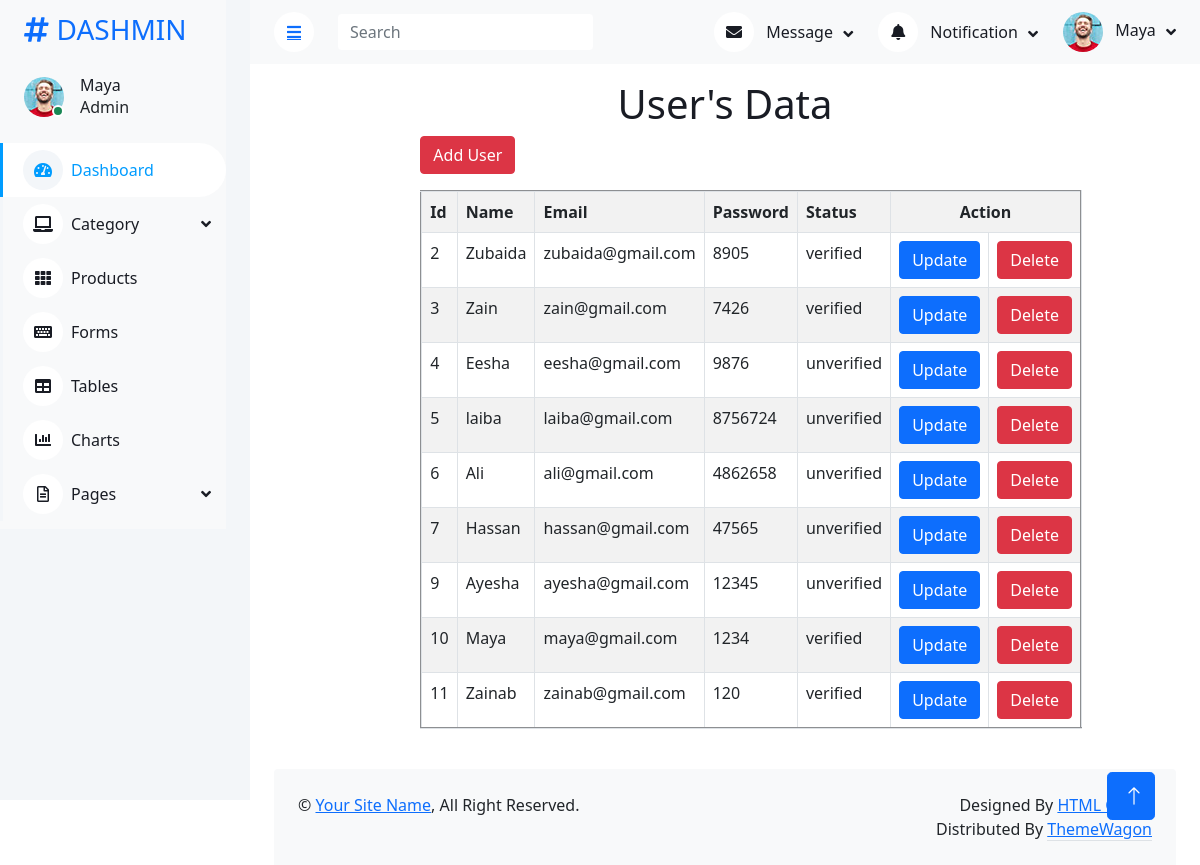
Screenshot of /admin_panel/public.php?index (signed in) with the database file from the repository.
### tables this page shows
CREATE TABLE `registration_form` (
  `Id` int(11) NOT NULL,
  `Name` varchar(20) NOT NULL,
  `Email` varchar(30) DEFAULT NULL,
  `Password` varchar(20) DEFAULT NULL,
  `Status` varchar(20) DEFAULT 'unverified',
  `Role` varchar(20) DEFAULT NULL
);

### admin_panel/index.php (the view, shortened to what this page needs)
<!doctype html>
<html lang="en">
  <head>
    <link href="https://cdn.jsdelivr.net/npm/bootstrap@5.0.2/dist/css/bootstrap.min.css" rel="stylesheet">
  </head>
  <body>
    <h1 class="text-center mt-3">User's Data</h1>
<div class="container">
  <div class="row">
    <div class="col-8 mx-auto">
    <button class="btn btn-danger"><a href= "../form.php" style = "color:white; text-decoration:none;" >Add User</a></button>
    <table class="table-bordered table-striped table-hover mt-3 table" border= "2">
    <tr>
    <th>Id</th>
    <th>Name</th>
    <th>Email</th>
    <th>Password</th>
    <th>Status</th>
    <th colspan="2" class="text-center">Action</th>
  <?php
  include "../connection.php";
 $query  = mysqli_query($con, "SELECT * FROM registration_form");
 foreach($query as $value){
  ?>
     <tr>
     <td><?php echo $value['Id'];?></td>
     <td><?php echo $value['Name'];?></td>
     <td><?php echo $value['Email'];?></td>
     <td><?php echo $value['Password'];?></td>
     <td><?php echo $value['Status'];?></td>
     <td><button type="button" class="btn btn-primary" data-bs-toggle="modal" data-bs-target="#update<?php echo $value['Id'];?>"> Update</button></td>
     <td><button type="button" class="btn btn-danger" data-bs-toggle="modal" data-bs-target="#Delete<?php echo $value['Id'];?>">Delete</button>
    </td>
    </tr>
<?php
}
?>
</tr>
</table>
</div>
</div>
</div>
  </body>
</html>

### admin_panel/css/style.css (style rules this page uses)
:root { --primary: #009CFF; --light: #F3F6F9; --dark: #191C24; }
.btn { transition: .5s; }
.btn.btn-primary { color: #FFFFFF; }

### rows the page displays
registration_form: Id "2", Name "Zubaida", Email "zubaida@gmail.com", Password "8905", Status "verified"
registration_form: Id "3", Name "Zain", Email "zain@gmail.com", Password "7426", Status "verified"
registration_form: Id "4", Name "Eesha", Email "eesha@gmail.com", Password "9876", Status "unverified"
registration_form: Id "5", Name "laiba", Email "laiba@gmail.com", Password "8756724", Status "unverified"
registration_form: Id "6", Name "Ali", Email "ali@gmail.com", Password "4862658", Status "unverified"
registration_form: Id "7", Name "Hassan", Email "hassan@gmail.com", Password "47565", Status "unverified"
registration_form: Id "9", Name "Ayesha", Email "ayesha@gmail.com", Password "12345", Status "unverified"
registration_form: Id "10", Name "Maya", Email "maya@gmail.com", Password "1234", Status "verified"
registration_form: Id "11", Name "Zainab", Email "zainab@gmail.com", Password "120", Status "verified"

### other values shown
$_SESSION ['admin'] "Maya"
